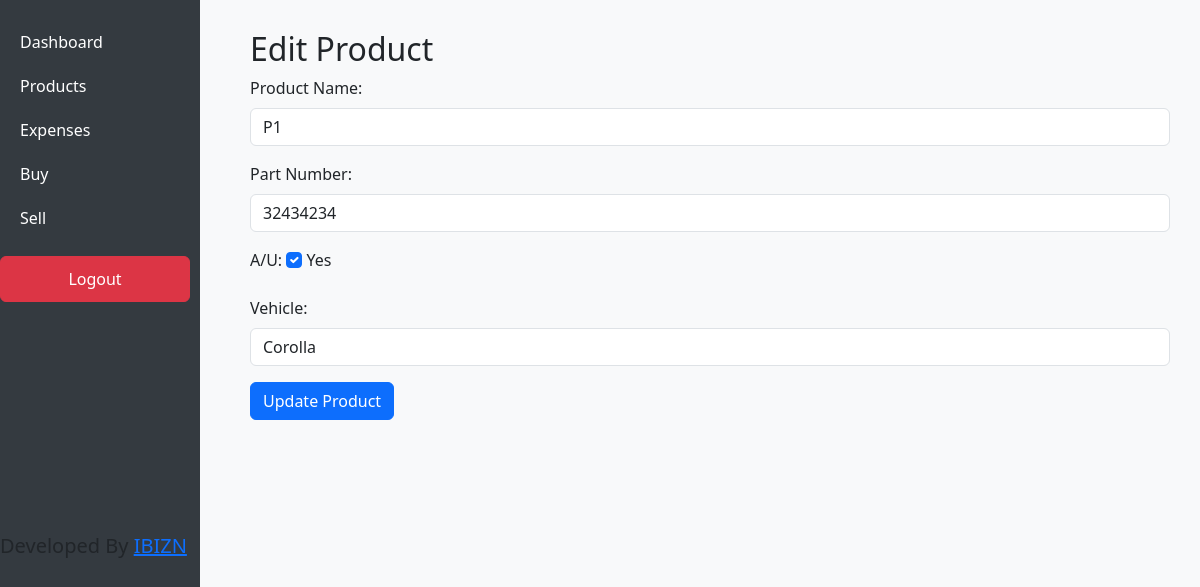
The app's page /products/2/edit/ (signed in) with its own data.
### inventory/models.py (models this page shows, shortened)
class Product(models.Model):
    name = models.CharField(max_length=100)
    part_number = models.CharField(max_length=100, unique=True)
    au = models.BooleanField(default=False)  # A/U: Boolean Yes/No
    vehicle = models.CharField(max_length=100, blank=True)  # Vehicle field (optional)

### inventory/views.py (the view, shortened to what this page needs)
# urls.py: path('products/<int:pk>/edit/', views.product_edit_view, name='product_edit'),
@login_required(login_url="/")
def product_edit_view(request, pk):
    product = get_object_or_404(Product, pk=pk)
    return render(request, 'inventory/product_edit.html', {'product': product})

### inventory/templates/inventory/product_edit.html (shortened to what this page needs)
{% extends 'inventory/base.html' %}
{% block content %}
<h2>Edit Product</h2>
<form method="POST">
  <div class="mb-3">
    <label class="form-label">Product Name:</label>
    <input type="text" class="form-control" name="name" value="{{ product.name }}" required>
  </div>
  <div class="mb-3">
    <label class="form-label">Part Number:</label>
    <input type="text" class="form-control" name="part_number" value="{{ product.part_number }}" required>
  </div>
  <div class="mb-3">
    <label class="form-label">A/U:</label>
    <input type="checkbox" name="au" class="form-check-input" {% if product.au %}checked{% endif %}> Yes
  </div>
  <div class="mb-3">
    <label class="form-label">Vehicle:</label>
    <input type="text" class="form-control" name="vehicle" value="{{ product.vehicle }}">
  </div>
  <button type="submit" class="btn btn-primary">Update Product</button>
</form>
{% endblock %}

### static/inventory/style.css (style rules this page uses)
body { background-color: #f8f9fa; }

### records on screen
Product: name "P1", part_number "32434234", au "☑", vehicle "Corolla"
